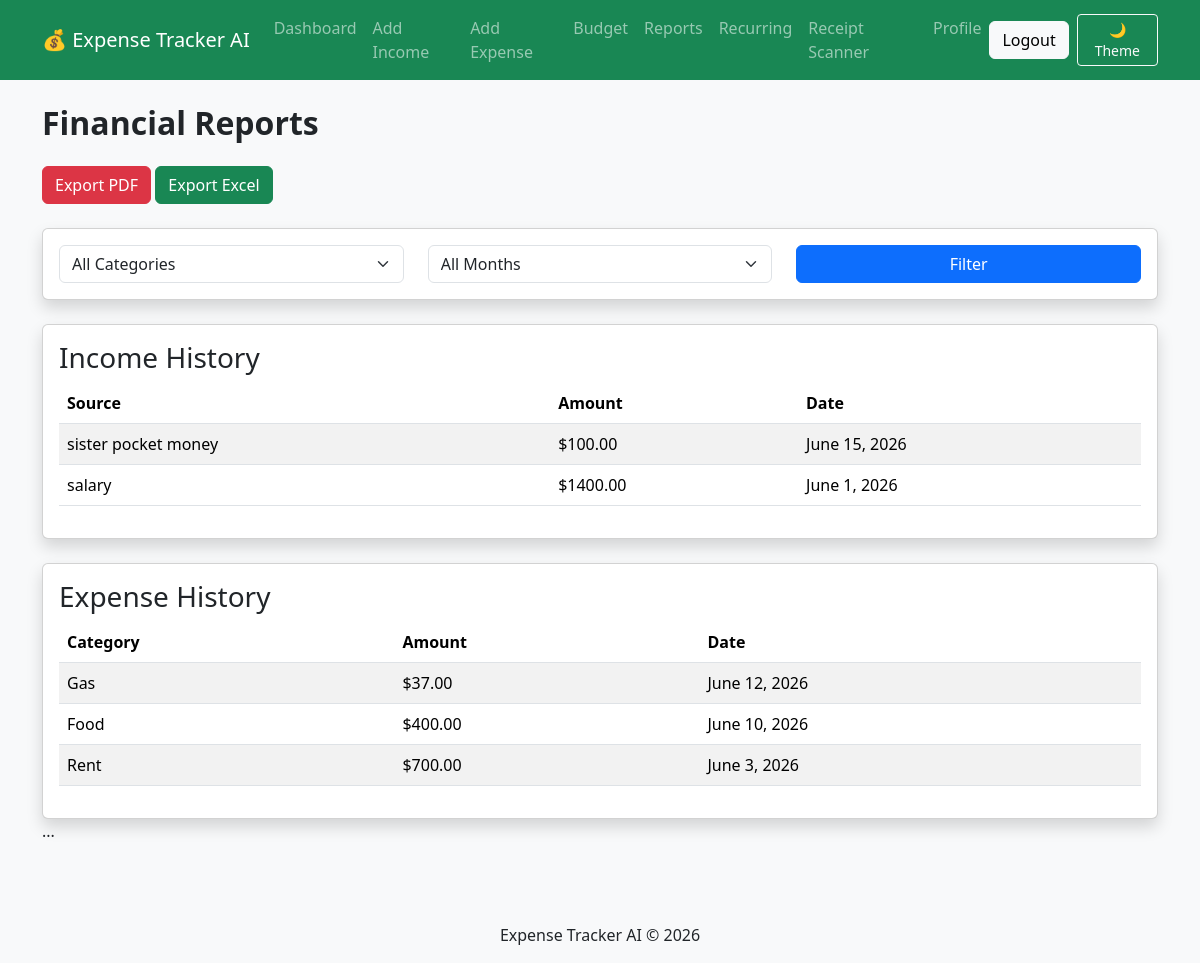
The app's page /reports/ (signed in) with its own data.
### tracker/models.py (models this page shows, shortened)
class Income(models.Model):
    user = models.ForeignKey(
        User,
        on_delete=models.CASCADE
    )
    source = models.CharField(
        max_length=100
    )
    amount = models.DecimalField(
        max_digits=10,
        decimal_places=2
    )
    date = models.DateField()

class Expense(models.Model):
    CATEGORY_CHOICES = [
        ('Food', 'Food'),
        ('Rent', 'Rent'),
        ('Gas', 'Gas'),
        ('Shopping', 'Shopping'),
        ('Bills', 'Bills'),
        ('Travel', 'Travel'),
        ('Healthcare', 'Healthcare'),
        ('Other', 'Other'),
    ]
    user = models.ForeignKey(
        User,
        on_delete=models.CASCADE
    )
    category = models.CharField(
        max_length=50,
        choices=CATEGORY_CHOICES
    )
    amount = models.DecimalField(
        max_digits=10,
        decimal_places=2
    )
    date = models.DateField()
    description = models.CharField(
        max_length=200
    )

### tracker/views.py (the view)
@login_required
def reports(request):
    incomes = Income.objects.filter(
        user=request.user
    ).order_by("-date")
    expenses = Expense.objects.filter(
        user=request.user
    ).order_by("-date")
    category = request.GET.get("category")
    month = request.GET.get("month")
    if category:
        expenses = expenses.filter(
            category=category
        )
    if month:
        expenses = expenses.filter(
            date__month=month
        )
    context = {
        "incomes": incomes,
        "expenses": expenses,
        "categories": Expense.CATEGORY_CHOICES,
    }
    return render(
        request,
        "reports.html",
        context,
    )

### templates/reports.html (shortened to what this page needs)
{% extends 'base.html' %}
{% block content %}
<h2 class="mb-4">
    Financial Reports
</h2>
<a
    href="/export/pdf/"
    class="btn btn-danger mb-4">
    Export PDF
</a>
<a
    href="/export/excel/"
    class="btn btn-success mb-4">
    Export Excel
</a>
<div class="card shadow mb-4">
    <div class="card-body">
        <form method="GET">
            <div class="row">
                <div class="col-md-4">
                    <select
                        name="category"
                        class="form-select">
                        <option value="">
                            All Categories
                        </option>
                    </select>
                </div>
                <div class="col-md-4">
                    <select
                        name="month"
                        class="form-select">
                        <option value="">
                            All Months
                        </option>
                    </select>
                </div>
                <div class="col-md-4">
                    <button
                        type="submit"
                        class="btn btn-primary w-100">
                        Filter
                    </button>
                </div>
            </div>
        </form>
    </div>
</div>
<div class="card shadow mb-4">
    <div class="card-body">
        <h3>
            Income History
        </h3>
        <table class="table table-striped">
            <thead>
                <tr>
                    <th>Source</th>
                    <th>Amount</th>
                    <th>Date</th>
                </tr>
            </thead>
            <tbody>
                {% for income in incomes %}
                <tr>
                    <td>{{ income.source }}</td>
                    <td>${{ income.amount }}</td>
                    <td>{{ income.date }}</td>
                </tr>
                {% empty %}
                <tr>
                    <td colspan="3">
                        No income records
                    </td>
                </tr>
                {% endfor %}
            </tbody>
        </table>
    </div>
</div>
<div class="card shadow">
    <div class="card-body">
        <h3>
            Expense History
        </h3>
        <table class="table table-striped">
            <thead>
                <tr>
                    <th>Category</th>
                    <th>Amount</th>
                    <th>Date</th>
                </tr>
            </thead>
            <tbody>
                {% for expense in expenses %}
                <tr>
                    <td>{{ expense.category }}</td>
                    <td>${{ expense.amount }}</td>
                    <td>{{ expense.date }}</td>
                </tr>
                {% empty %}
                <tr>
                    <td colspan="3">
                        No expense records
                    </td>
                </tr>
                {% endfor %}
            </tbody>
        </table>
    </div>
</div>
<div class="table-responsive">
</div>
{% endblock %}

### templates/base.html (style rules this page uses)
.card { transition: 0.3s; }
h2 { font-weight: 600; }

### records on screen
Income: source "sister pocket money", amount "100.00", date "June 15, 2026"
Income: source "salary", amount "1400.00", date "June 1, 2026"
Expense: category "Gas", amount "37.00", date "June 12, 2026"
Expense: category "Food", amount "400.00", date "June 10, 2026"
Expense: category "Rent", amount "700.00", date "June 3, 2026"
